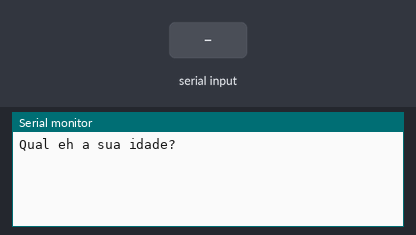
A sketch run on a simulated Arduino Uno, built with avr-gcc and run on an emulated ATmega328P. On the bench: the last lines printed to the serial monitor. The test bench sets the inputs (shaded band).

Above: at 1.2 s.
1.3 s: "90,45\n" received over Serial
At 2.0 s:
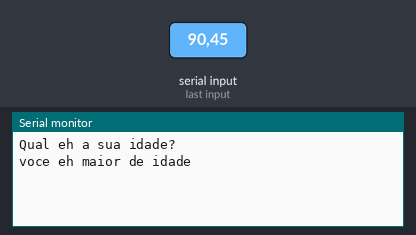
At 6.2 s:
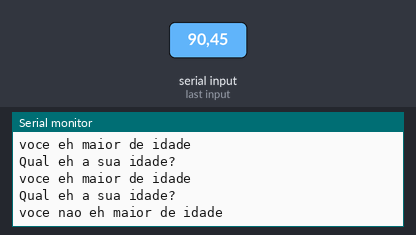

Measured:
- after the input at 1.3 s, the serial monitor: prints a new line at once (image 1)

The sketch:

exercicios_30_042.ino
```cpp
// C++ code
//
int idade = 0;
void setup()
{
 Serial.begin(9600);
}

void loop()
{
  Serial.println("Qual eh a sua idade?");
  while ( ! Serial.available() );
idade = Serial.parseInt();

  if (idade >= 18 ){ //se retornar vedadeiro - losango sim
 Serial.println("voce eh maior de idade");
 Serial.println();
  }
 else{ // falso - losango não
  Serial.println("voce nao eh maior de idade");
  Serial.println();
 }

 delay(1500);


}
```
